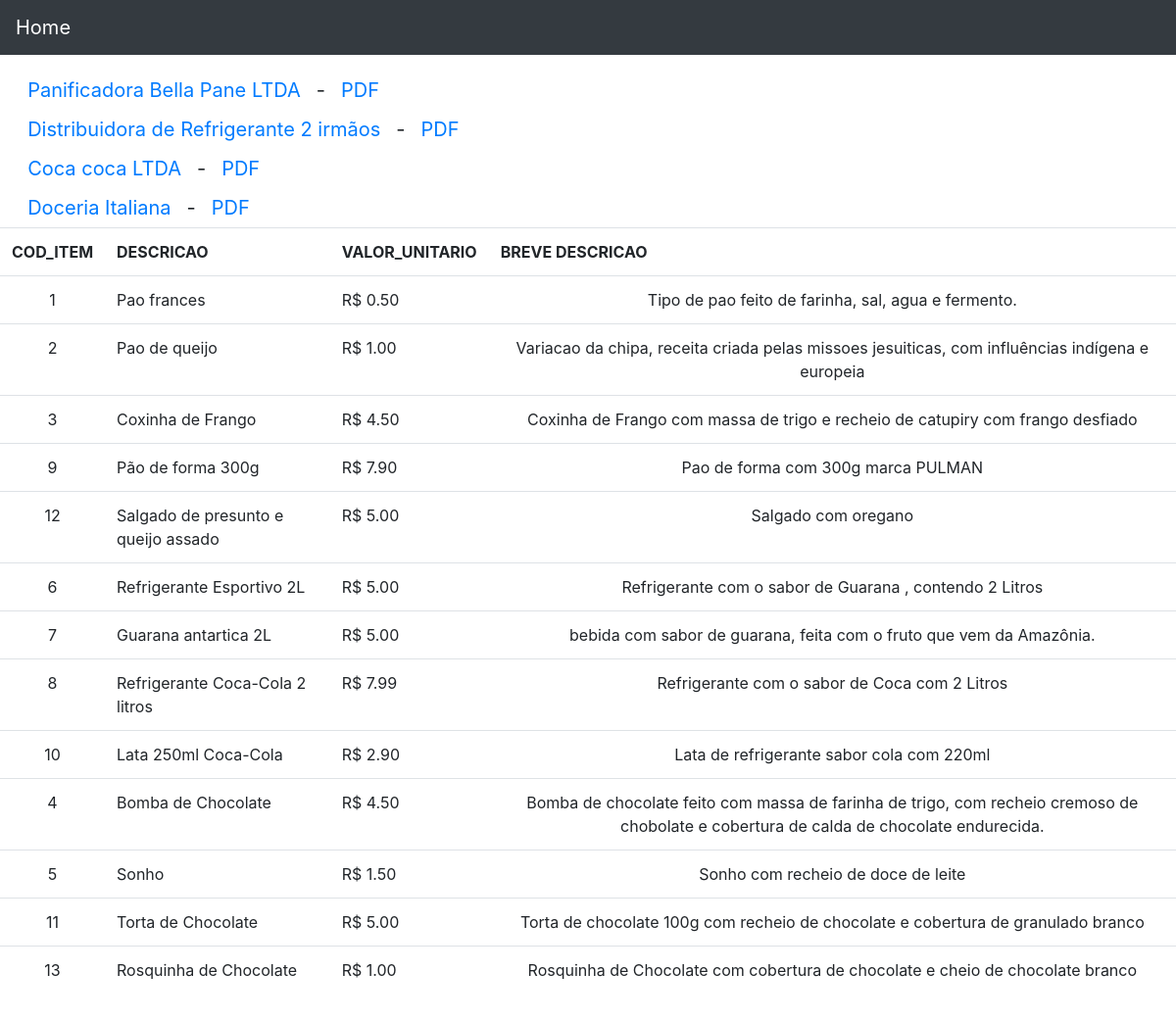
Screenshot of /admin/php/telalistaitensforn.php (signed in) with the database file from the repository.
### tables this page shows
CREATE TABLE IF NOT EXISTS `fornecedor` (
  `cod_fornecedor` int(11) NOT NULL AUTO_INCREMENT,
  `nome` varchar(40) NOT NULL,
  `CNPJ` char(11) NOT NULL,
  PRIMARY KEY (`cod_fornecedor`)
);

CREATE TABLE IF NOT EXISTS `itemxfornecedor` (
  `cod_fornecedor` int(11) NOT NULL,
  `cod_item` int(11) NOT NULL,
  PRIMARY KEY (`cod_fornecedor`,`cod_item`),
  KEY `cod_item` (`cod_item`)
);

CREATE TABLE IF NOT EXISTS `item` (
  `cod_item` int(11) NOT NULL AUTO_INCREMENT,
  `item_id_categoria` int(11) NOT NULL,
  `valor_unitario` decimal(10,2) NOT NULL,
  `descricao` varchar(50) NOT NULL,
  `breve_descricao` varchar(255) NOT NULL,
  `imagem` varchar(65000) NOT NULL,
  PRIMARY KEY (`cod_item`)
);

### admin/php/telalistaitensforn.php (the view, shortened to what this page needs)
<?php
    include_once("../../db/conexao.php");
?>
<!DOCTYPE html>
<html>
<head>
   <link rel="stylesheet" href="https://maxcdn.bootstrapcdn.com/bootstrap/4.0.0-beta.3/css/bootstrap.min.css">
</head>
<body>
   <nav class="navbar navbar-expand-lg navbar-dark bg-dark fixed-top">
        <a class="navbar-brand" href="../index.php">
         Home
        </a>
  </nav>
      <br><br><br>
    <table class="table">
        <tr>
          <th align="center">COD_ITEM</th>
          <th align="center">DESCRICAO</th>
          <th align="center">VALOR_UNITARIO</th>
          <th align="center">BREVE DESCRICAO</th>
        </tr>
<?php
  $_sql = "SELECT * FROM fornecedor ORDER BY cod_fornecedor ASC";
  $read_fornecedor = mysqli_query($_conexao, $_sql) or die(mysqli_error($_conexao));
     if(mysqli_num_rows($read_fornecedor) > '0')
     {
              foreach ($read_fornecedor as $read_fornecedor_view)
              {
               echo  utf8_encode('<a class="navbar-brand" href="telalistaitensforn.php?cod='.$read_fornecedor_view['cod_fornecedor'].'"> &#160 &#160 &#160'.$read_fornecedor_view['nome'].'</a>');
               echo '<a class="navbar-brand">
                   -
                </a>';
                    echo '<a class="navbar-brand" href="../../pdf/itensporfornecedor.php?cod='.$read_fornecedor_view['cod_fornecedor'].'" class="list-group-item">PDF</a>';
                  echo '<br>';
              }
    }
   ?>
   <?php
          if(isset($_GET['cod']) && $_GET['cod'] !='')
          {
            $id = addslashes($_GET['cod']);
            $sql_fornecedor = "AND cod_fornecedor ='".$id."'";
          }
          else
          {
             $sql_fornecedor = "";
          }
          $read_produto = mysqli_query($_conexao, "SELECT * FROM itemxfornecedor WHERE cod_item !=''  $sql_fornecedor ORDER BY cod_fornecedor ASC");
          if(mysqli_num_rows($read_produto) > '0')
            {
              foreach ($read_produto as $read_produto_view)
              {
?>
  <tr>
    <td align="center"><?php echo $read_produto_view['cod_item']; ?></td>
<?php
    $_sql2 = "SELECT * FROM item WHERE cod_item = '".$read_produto_view['cod_item']."' ORDER BY cod_item ASC";
    $read_item = mysqli_query($_conexao, $_sql2) or die(mysqli_error($_conexao));
    if(mysqli_num_rows($read_item) > '0')
     {
              foreach ($read_item as $read_item_view)
              {
?>
  <td align="left"><?php echo utf8_encode(($read_item_view['descricao']))?></td>
  <td align="left">R$ <?php echo number_format($read_item_view['valor_unitario'], 2,".",",")?></td>
  <td align="center"><?php echo utf8_encode(($read_item_view['breve_descricao']))?></td>
  <?php
              }
    }
?>
    </tr>
<?php
    }}
?>
 </table>
<br>
<br>
<br><br><br><br>
</body>
</html>

### rows the page displays
fornecedor: cod_fornecedor+nome "Panificadora Bella Pane LTDA"
fornecedor: cod_fornecedor+nome "Distribuidora de Refrigerante 2 irmãos"
fornecedor: cod_fornecedor+nome "Coca coca LTDA"
fornecedor: cod_fornecedor+nome "Doceria Italiana"
itemxfornecedor: cod_item "1"
item: descricao "Pao frances", valor_unitario "0.50", breve_descricao "Tipo de pao feito de farinha, sal, agua e fermento."
itemxfornecedor: cod_item "2"
item: descricao "Pao de queijo", valor_unitario "1.00", breve_descricao "Variacao da chipa, receita criada pelas missoes jesuiticas, com influências indígena e europeia"
itemxfornecedor: cod_item "3"
item: descricao "Coxinha de Frango", valor_unitario "4.50", breve_descricao "Coxinha de Frango com massa de trigo e recheio de catupiry com frango desfiado"
itemxfornecedor: cod_item "9"
item: descricao "Pão de forma 300g", valor_unitario "7.90", breve_descricao "Pao de forma com 300g marca PULMAN"
itemxfornecedor: cod_item "12"
item: descricao "Salgado de presunto e queijo assado", valor_unitario "5.00", breve_descricao "Salgado com oregano"
itemxfornecedor: cod_item "6"
item: descricao "Refrigerante Esportivo 2L", valor_unitario "5.00", breve_descricao "Refrigerante com o sabor de Guarana , contendo 2 Litros"
itemxfornecedor: cod_item "7"
item: descricao "Guarana antartica 2L", valor_unitario "5.00", breve_descricao "bebida com sabor de guarana, feita com o fruto que vem da Amazônia."
itemxfornecedor: cod_item "8"
item: descricao "Refrigerante Coca-Cola 2 litros", valor_unitario "7.99", breve_descricao "Refrigerante com o sabor de Coca com 2 Litros"
itemxfornecedor: cod_item "10"
item: descricao "Lata 250ml Coca-Cola", valor_unitario "2.90", breve_descricao "Lata de refrigerante sabor cola com 220ml"
itemxfornecedor: cod_item "4"
item: descricao "Bomba de Chocolate", valor_unitario "4.50", breve_descricao "Bomba de chocolate feito com massa de farinha de trigo, com recheio cremoso de chobolate e cobertura de calda de chocolate endurecida."
itemxfornecedor: cod_item "5"
item: descricao "Sonho", valor_unitario "1.50", breve_descricao "Sonho com recheio de doce de leite"
itemxfornecedor: cod_item "11"
item: descricao "Torta de Chocolate", valor_unitario "5.00", breve_descricao "Torta de chocolate 100g com recheio de chocolate e cobertura de granulado branco"
itemxfornecedor: cod_item "13"
item: descricao "Rosquinha de Chocolate", valor_unitario "1.00", breve_descricao "Rosquinha de Chocolate com cobertura de chocolate e cheio de chocolate branco"
